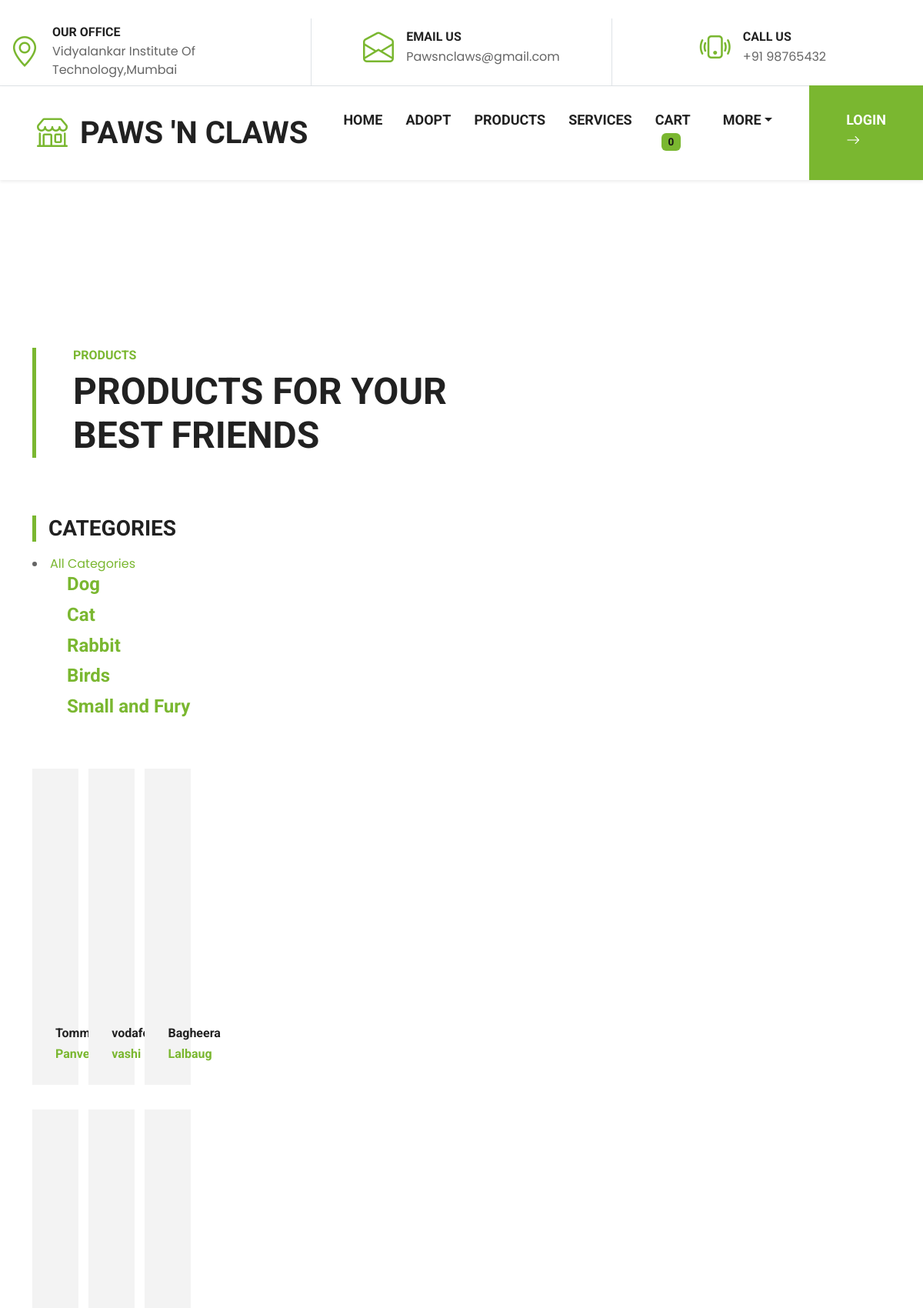
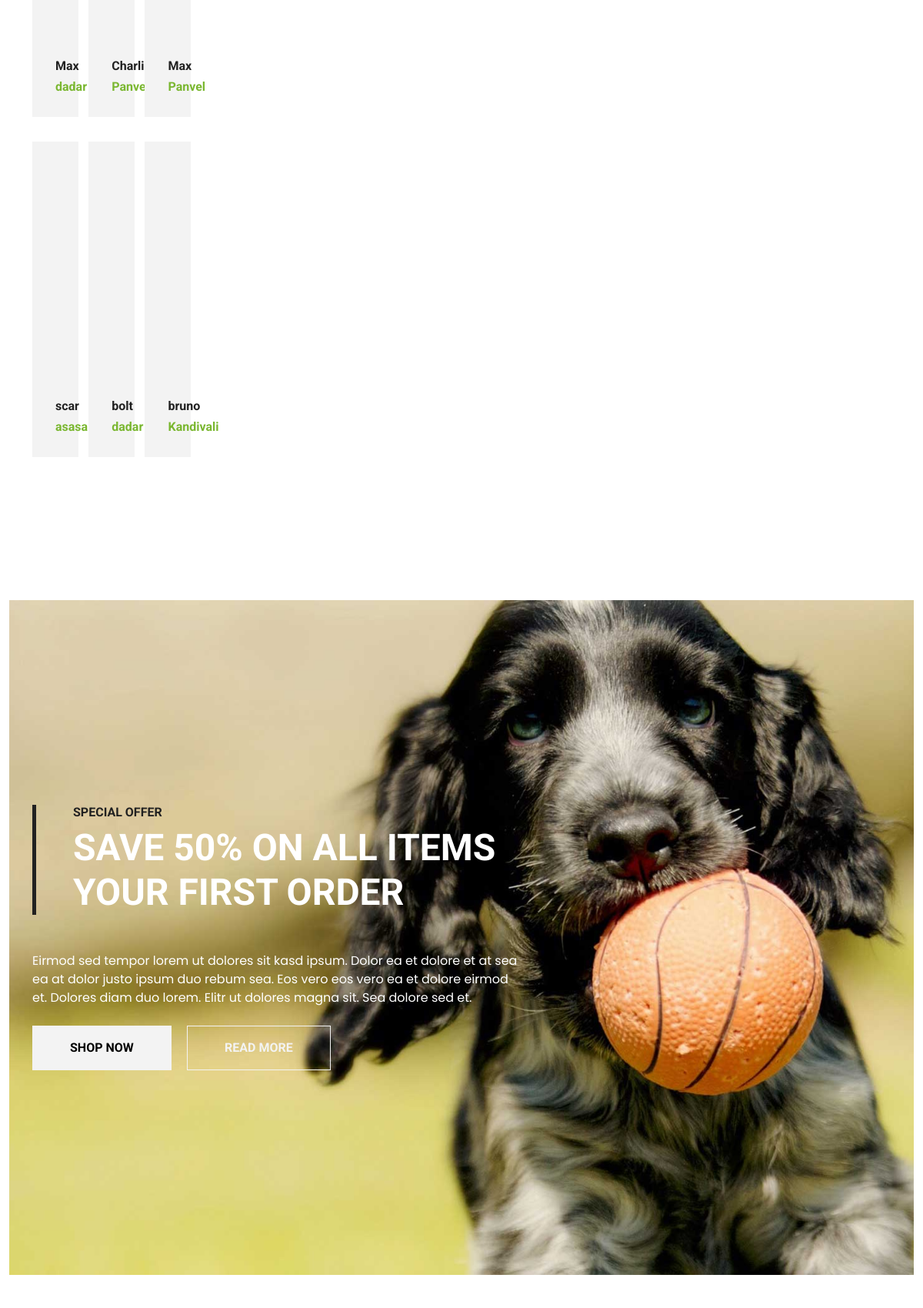
The page /try1 (upper part) on the database its author committed (2 pictures, top to bottom).
### app/models.py (models this page shows, shortened)
class pet_Category(models.Model):
    name = models.CharField(max_length=150)

class Adopt(models.Model):
    GENDER_CHOICES = (
        ('M' , 'Male'),
        ('F' , 'Female'),
    )
    yes_no_choices=(
        ('y','Yes'),
        ('n','No'),
    )
    age_choices = (
        ('p','Puppyhood'),
        ('a','Adolescence'),
        ('ad','Adulthood'),
        ('s','Senior'),
    )
    available_choices = (
        ('y','Yes'),
        ('in','Inprocess'),
        ('n','No'),
    )
    petCategory = models.ForeignKey(pet_Category,on_delete=models.CASCADE,null=True)
    Breed = models.ForeignKey(breed_Category, on_delete=models.CASCADE, null=True)
    name = models.CharField(max_length=100)
    image = models.ImageField(upload_to='ecomerce/adopt_img/',null=True,blank=True)
    gender = models.CharField(max_length=1, choices=GENDER_CHOICES)
    location = models.CharField(max_length=10000)
    age = models.CharField(max_length=2, choices=age_choices)
    vacinated = models.CharField(max_length=1, choices=yes_no_choices)
    vaccineinfo = models.CharField(max_length=100 , default='DHPP')
    neutered_or_spayed = models.CharField(max_length=1, choices=yes_no_choices)
    contact_info = models.IntegerField(default='987654321')
    good_with_dogs = models.CharField(max_length=1, choices=yes_no_choices,default='y')
    good_with_kids = models.CharField(max_length=1, choices=yes_no_choices)
    shots_upto_date = models.CharField(max_length=1, choices=yes_no_choices)
    needs_loving_adopter = models.CharField(max_length=1, choices=yes_no_choices,default='y')
    is_available = models.CharField(max_length=100 ,default='yes')

### pet_adoption/views.py (the view)
# urls.py: path('try1',views.try1,name='try1'),
def try1(request):
    adopt = Adopt.objects.all()
    category = pet_Category.objects.all()
    categoryID = request.GET.get('category')
    if categoryID:
       adopt = Adopt.objects.filter(petCategory=categoryID).order_by('-id')
    else:
        adopt = Adopt.objects.all()
    context = {
        'adopt' : adopt,
        'category': category,
    }
    return render(request,'try.html' , context)

### templates/try.html (shortened to what this page needs)
{% extends 'master.html' %}
{% block body %}
    <div class="container-fluid py-5">
        <div class="container">
            <div class="border-start border-5 border-primary ps-5 mb-5" style="max-width: 600px;">
                <h6 class="text-primary text-uppercase">Products</h6>
                <h1 class="display-5 text-uppercase mb-0">Products For Your Best Friends</h1>
            </div>
            <div class="row">
             <div class="col-lg-3">
                <div class="mb-5">
                    <h3 class="text-uppercase border-start border-5 border-primary ps-3 mb-224" style="margin-bottom: 1.1rem;">Categories</h3>
                    <div class="panel-group category-products" id="accordian">
                        <li><a href="{% url 'try1' %}" class="panel-title">All Categories</a> </li>
                            {% for cat in category %}
                        <div class="panel panel-default">
                            <div class="panel-heading">
                                <h4 class="panel-title">
                                    <a data-toggle="collapse" data-parent="#accordian" href="#{{cat.id}}">
                                            <span class="badge pull-right"><i class="fa fa-plus"></i></span>
                                        {{ cat.name }}
                                    </a>
                                </h4>
                            </div>
                        </div>
                    {% endfor %}
                    </div>
             </div>
             <div class="col-lg-9">
                <div class="row">
                    {% for adopt in adopt %}
                <div class="col-lg-4 my-3">
                    <div class="product-item position-relative bg-light d-flex flex-column text-center">
                        <h6 class="text-Camelcase">{{adopt.name}}</h6>
                        <h6 class="text-primary mb-0">{{adopt.location}}</h6>
                    </div>
                </div>
                {% endfor %}
            </div>
             </div>
            </div>
        </div>
    </div>
    <div class="container-fluid bg-offer my-5 py-5">
        <div class="container py-5">
            <div class="row gx-5 justify-content-start">
                <div class="col-lg-7">
                    <div class="border-start border-5 border-dark ps-5 mb-5">
                        <h6 class="text-dark text-uppercase">Special Offer</h6>
                        <h1 class="display-5 text-uppercase text-white mb-0">Save 50% on all items your first order</h1>
                    </div>
                    <p class="text-white mb-4">Eirmod sed tempor lorem ut dolores sit kasd ipsum. Dolor ea et dolore et at sea ea at dolor justo ipsum duo rebum sea. Eos vero eos vero ea et dolore eirmod et. Dolores diam duo lorem. Elitr ut dolores magna sit. Sea dolore sed et.</p>
                    <a href="" class="btn btn-light py-md-3 px-md-5 me-3">Shop Now</a>
                    <a href="" class="btn btn-outline-light py-md-3 px-md-5">Read More</a>
                </div>
            </div>
        </div>
    </div>
{% endblock %}

### static/css/style.login.css (style rules this page uses)
.container { max-width: 440px; padding: 0 20px; margin: 170px auto; }

### static/css/style.css (style rules this page uses)
:root { --primary: #7AB730; --secondary: #FFD33C; --light: #F3F3F3; --dark: #212121; }
.btn { font-family: 'Roboto', sans-serif; text-transform: uppercase; font-weight: 700; transition: .5s; }
.product-item { padding: 30px; }
.bg-offer { background: url(../img/offer.jpg) top right no-repeat; background-size: cover; }

### rows shown on the page
pet_Category: name "Dog"
pet_Category: name "Cat"
pet_Category: name "Rabbit"
pet_Category: name "Birds"
pet_Category: name "Small and Fury"
Adopt: name "Tommy", location "Panvel"
Adopt: name "vodafone", location "vashi"
Adopt: name "Bagheera", location "Lalbaug"
Adopt: name "Max", location "dadar"
Adopt: name "Charlie", location "Panvel"
Adopt: name "Max", location "Panvel"
Adopt: name "scar", location "asasa"
Adopt: name "bolt", location "dadar"
Adopt: name "bruno", location "Kandivali"

### other values the page prints
{{ request.session.cart|length }} "0"
